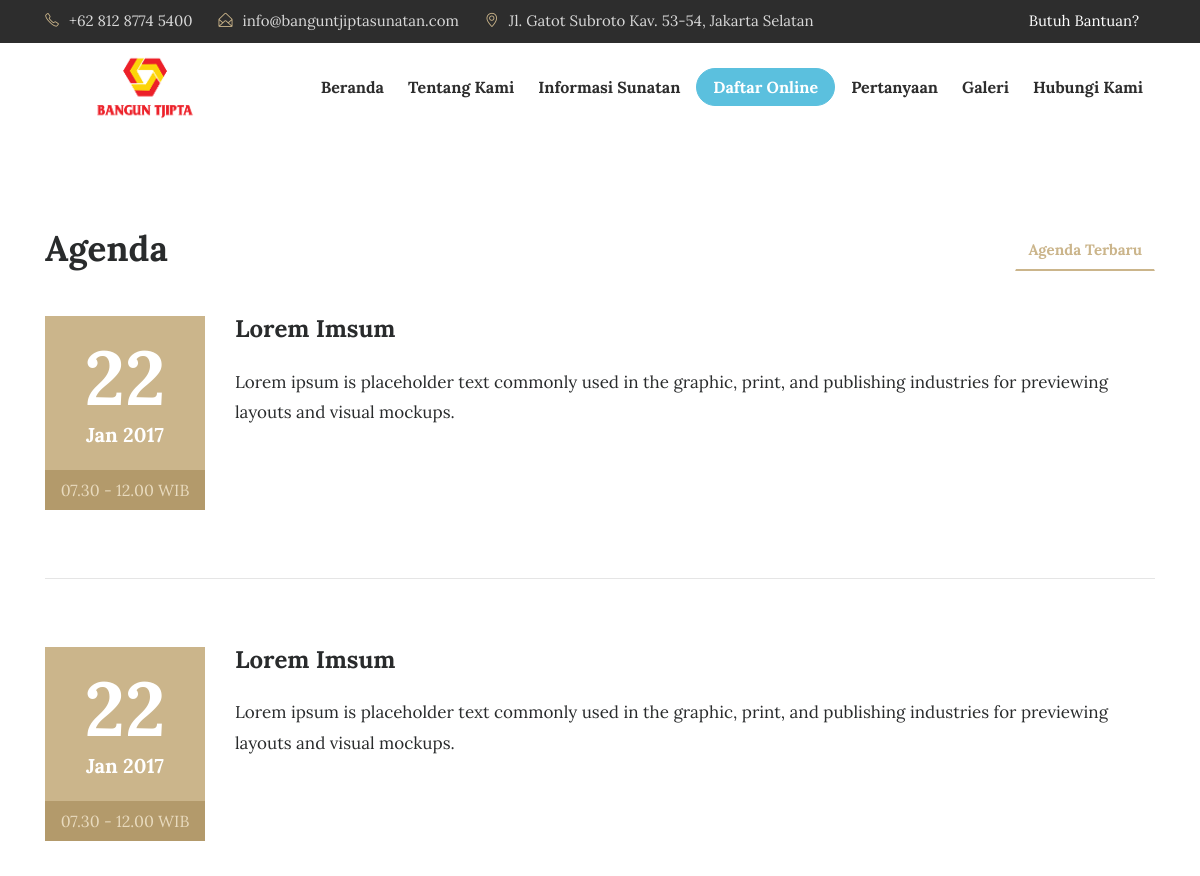
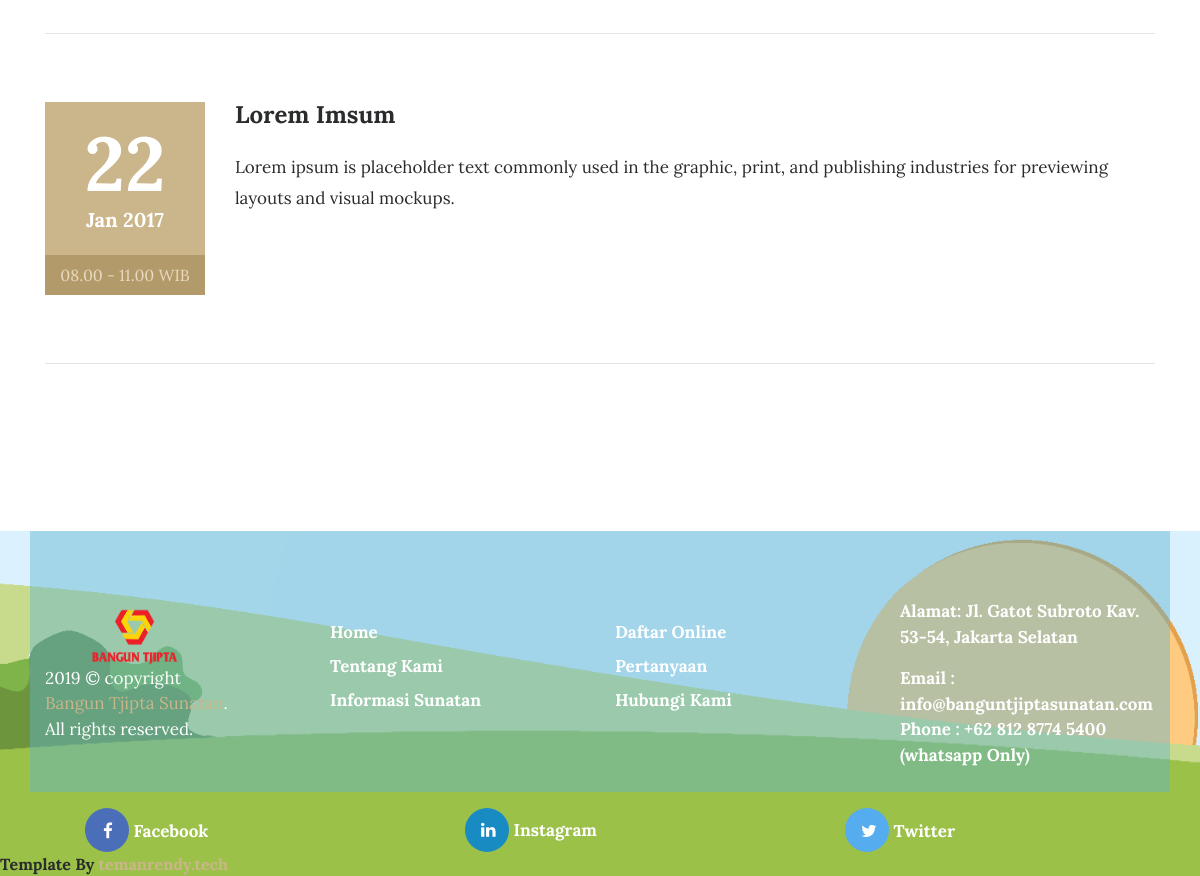
The page /index.php/agenda on the database its author committed (2 pictures, top to bottom).
### tables this page shows
CREATE TABLE `tbl_agenda` (
  `agenda_id` int(11) NOT NULL,
  `agenda_nama` varchar(200) DEFAULT NULL,
  `agenda_tanggal` timestamp NULL DEFAULT current_timestamp(),
  `agenda_deskripsi` text DEFAULT NULL,
  `agenda_mulai` date DEFAULT NULL,
  `agenda_selesai` date DEFAULT NULL,
  `agenda_tempat` varchar(90) DEFAULT NULL,
  `agenda_waktu` varchar(30) DEFAULT NULL,
  `agenda_keterangan` varchar(200) DEFAULT NULL,
  `agenda_author` varchar(60) DEFAULT NULL
);

### application/controllers/Agenda.php (called while the page is built, shortened)
<?php
class Agenda extends CI_Controller{
	function __construct(){
		$this->load->model('m_agenda');
		$this->load->model('m_pengunjung');
	}
	function index(){
		$jum=$this->m_agenda->agenda();
        $page=$this->uri->segment(3);
        if(!$page):
            $offset = 0;
        else:
            $offset = $page;
        endif;
        $limit=7;
        $config['base_url'] = base_url() . 'agenda/index/';
            $config['total_rows'] = $jum->num_rows();
            $config['per_page'] = $limit;
            $config['uri_segment'] = 3;
	          $config['full_tag_open']    = '<div class="pagging text-center"><nav><ul class="pagination justify-content-center">';
	          $config['full_tag_close']   = '</ul></nav></div>';
	          $config['num_tag_open']     = '<li class="page-item"><span class="page-link">';
	          $config['num_tag_close']    = '</span></li>';
	          $config['cur_tag_open']     = '<li class="page-item"><span class="page-link">';
	          $config['cur_tag_close']    = '<span class="sr-only">(current)</span></span></li>';
	          $config['next_tag_open']    = '<li class="page-item"><span class="page-link">';
	          $config['next_tagl_close']  = '<span aria-hidden="true">&raquo;</span></span></li>';
	          $config['prev_tag_open']    = '<li class="page-item"><span class="page-link">';
	          $config['prev_tagl_close']  = '</span>Next</li>';
	          $config['first_tag_open']   = '<li class="page-item"><span class="page-link">';
	          $config['first_tagl_close'] = '</span></li>';
	          $config['last_tag_open']    = '<li class="page-item"><span class="page-link">';
	          $config['last_tagl_close']  = '</span></li>';
            $config['first_link'] = 'Awal';
            $config['last_link'] = 'Akhir';
            $config['next_link'] = 'Next >>';
            $config['prev_link'] = '<< Prev';
            $this->pagination->initialize($config);
            $x['page'] =$this->pagination->create_links();
		$x['data']=$this->m_agenda->agenda_perpage($offset,$limit);
		$this->load->view('depan/v_agenda',$x);
	}
}

### index.php (called while the page is built, shortened)
<?php
require_once BASEPATH.'core/CodeIgniter.php';

### application/models/M_agenda.php (called while the page is built, shortened)
<?php
class M_agenda extends CI_Model{
	function agenda_perpage($offset,$limit){
		$hsl=$this->db->query("SELECT tbl_agenda.*,DATE_FORMAT(agenda_tanggal,'%d/%m/%Y') AS tanggal FROM tbl_agenda ORDER BY agenda_id DESC limit $offset,$limit");
		return $hsl;
	}
}

### application/views/depan/v_agenda.php (the view, shortened to what this page needs)
<!DOCTYPE html>
<html lang="en">
<head>
    <link rel="stylesheet" href="<?php echo base_url().'theme/css/bootstrap.min.css'?>">
    <link rel="stylesheet" href="<?php echo base_url().'theme/css/font-awesome.min.css'?>">
    <link rel="stylesheet" href="<?php echo base_url().'theme/css/simple-line-icons.css'?>">
    <link rel="stylesheet" href="<?php echo base_url().'theme/css/fullcalendar.min.css'?>" />
    <link rel="stylesheet" href="<?php echo base_url().'theme/css/owl.carousel.min.css'?>">
    <link href="<?php echo base_url().'theme/css/style.css'?>" rel="stylesheet">
</head>
<body>
<section class="events">
    <div class="container">
        <div class="row">
            <div class="col-md-4">
                <h2 class="event-title">Agenda</h2>
            </div>
            <div class="col-md-8">
                <ul class="nav nav-tabs" role="tablist">
                    <li class="nav-item nav-tab1">
                        <a class="nav-link tab-list active" data-toggle="tab" href="#upcoming-events" role="tab">Agenda Terbaru </a>
                    </li>
                </ul>
            </div>
        </div>
        <br>
        <div class="row">
            <div class="tab-content">
                <div class="tab-pane active" id="upcoming-events" role="tabpanel">
                  <?php foreach($data->result() as $row):?>
                    <div class="col-md-12">
                        <div class="row">
                            <div class="col-md-2">
                                <div class="event-date">
                                    <h4><?php echo date("d", strtotime($row->agenda_tanggal));?></h4> <span><?php echo date("M Y", strtotime($row->agenda_tanggal));?></span>
                                </div>
                                <span class="event-time"><?php echo $row->agenda_waktu;?></span>
                            </div>
                            <div class="col-md-10">
                                <div class="event-heading">
                                    <h3><?php echo $row->agenda_nama;?></h3>
                                    <p><?php echo $row->agenda_deskripsi;?></p>
                                </div>
                          </div>
                      </div>
                      <hr class="event-underline">
                  </div>
                <?php endforeach;?>
      <div class="col-md-12 text-center">
    </div>
</div>
</div>
</div>
</div>
</section>
    </body>
    </html>

### rows shown on the page
tbl_agenda: agenda_tanggal "22", agenda_tanggal "Jan 2017", agenda_waktu "07.30 - 12.00 WIB", agenda_nama "Lorem Imsum", agenda_deskripsi "Lorem ipsum is placeholder text commonly used in the graphic, print, and publishing industries for previewing layouts and visual mockups."
tbl_agenda: agenda_tanggal "22", agenda_tanggal "Jan 2017", agenda_waktu "07.30 - 12.00 WIB", agenda_nama "Lorem Imsum", agenda_deskripsi "Lorem ipsum is placeholder text commonly used in the graphic, print, and publishing industries for previewing layouts and visual mockups."
tbl_agenda: agenda_tanggal "22", agenda_tanggal "Jan 2017", agenda_waktu "08.00 - 11.00 WIB", agenda_nama "Lorem Imsum", agenda_deskripsi "Lorem ipsum is placeholder text commonly used in the graphic, print, and publishing industries for previewing layouts and visual mockups."
